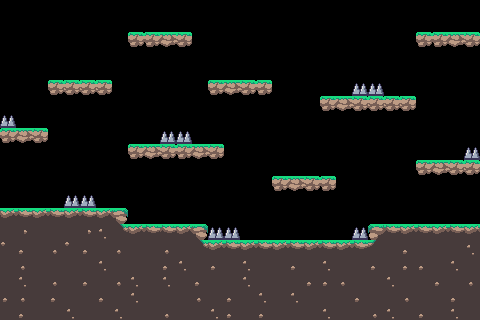

Below is a game level as drawn by its tile map, then a one-line description and the .tmx file that defines it, in full:
An orthogonal 30x20 tile map with 16x16 px tiles, 2 tile layers (Ground, Spikes), 3 tilesets and 5 objects.

<map version="1.5" tiledversion="1.7.1" orientation="orthogonal" renderorder="right-down" width="30" height="20" tilewidth="16" tileheight="16" infinite="0" nextlayerid="4" nextobjectid="10">
 <tileset firstgid="1" name="tileset forest" tilewidth="16" tileheight="16" tilecount="72" columns="12">
  <image source="../image/tileset forest.png" trans="ffffff" width="192" height="96" />
 </tileset>
 <tileset firstgid="73" name="spikes" tilewidth="16" tileheight="16" tilecount="4" columns="4">
  <image source="../image/spikes.png" trans="ffffff" width="64" height="16" />
 </tileset>
 <tileset firstgid="77" name="coin" tilewidth="16" tileheight="16" tilecount="4" columns="4">
  <image source="../image/coin.png" trans="ffffff" width="64" height="16" />
 </tileset>
 <layer id="1" name="Ground" width="30" height="20">
  <data encoding="csv">
0,0,0,0,0,0,0,0,0,0,0,0,0,0,0,0,0,0,0,0,0,0,0,0,0,0,0,0,0,0,
0,0,0,0,0,0,0,0,0,0,0,0,0,0,0,0,0,0,0,0,0,0,0,0,0,0,0,0,0,0,
0,0,0,0,0,0,0,0,21,45,46,47,0,0,0,0,0,0,0,0,0,0,0,0,0,0,21,45,46,47,
0,0,0,0,0,0,0,0,0,0,0,0,0,0,0,0,0,0,0,0,0,0,0,0,0,0,0,0,0,0,
0,0,0,0,0,0,0,0,0,0,0,0,0,0,0,0,0,0,0,0,0,0,0,0,0,0,0,0,0,0,
0,0,0,21,47,47,47,0,0,0,0,0,0,45,46,47,21,0,0,0,0,0,0,0,0,0,0,0,0,0,
0,0,0,0,0,0,0,0,0,0,0,0,0,0,0,0,0,0,0,0,45,46,47,47,47,47,0,0,0,0,
0,0,0,0,0,0,0,0,0,0,0,0,0,0,0,0,0,0,0,0,0,0,0,0,0,0,0,0,0,0,
45,46,47,0,0,0,0,0,0,0,0,0,0,0,0,0,0,0,0,0,0,0,0,0,0,0,0,0,0,0,
0,0,0,0,0,0,0,0,45,46,47,45,46,47,0,0,0,0,0,0,0,0,0,0,0,0,0,0,0,0,
0,0,0,0,0,0,0,0,0,0,0,0,0,0,0,0,0,0,0,0,0,0,0,0,0,0,45,46,47,47,
0,0,0,0,0,0,0,0,0,0,0,0,0,0,0,0,0,45,46,47,21,0,0,0,0,0,0,0,0,0,
0,0,0,0,0,0,0,0,0,0,0,0,0,0,0,0,0,0,0,0,0,0,0,0,0,0,0,0,0,0,
17,16,17,16,17,16,17,18,0,0,0,0,0,0,0,0,0,0,0,0,0,0,0,0,0,0,0,0,0,0,
41,28,41,41,41,28,29,30,17,16,16,17,18,0,0,0,0,0,0,0,0,0,0,15,16,17,16,17,16,17,
39,40,41,42,39,40,41,42,41,41,42,41,30,17,16,17,16,17,16,17,16,17,16,27,41,40,41,41,41,29,
41,42,41,41,41,41,29,41,41,41,40,29,41,40,41,29,41,41,40,41,29,41,41,40,41,40,40,41,29,41,
41,29,41,42,41,40,41,42,29,41,29,41,40,41,41,29,41,41,41,40,40,42,41,41,29,41,41,40,41,42,
40,42,41,40,41,41,40,41,29,41,41,41,42,41,40,41,29,41,29,41,41,41,40,41,41,42,41,41,40,41,
41,40,41,41,29,41,41,29,41,41,42,41,41,29,40,41,40,41,41,41,29,41,41,42,29,41,40,41,29,41
</data>
 </layer>
 <layer id="2" name="Spikes" width="30" height="20">
  <data encoding="csv">
0,0,0,0,0,0,0,0,0,0,0,0,0,0,0,0,0,0,0,0,0,0,0,0,0,0,0,0,0,0,
0,0,0,0,0,0,0,0,0,0,0,0,0,0,0,0,0,0,0,0,0,0,0,0,0,0,0,0,0,0,
0,0,0,0,0,0,0,0,0,0,0,0,0,0,0,0,0,0,0,0,0,0,0,0,0,0,0,0,0,0,
0,0,0,0,0,0,0,0,0,0,0,0,0,0,0,0,0,0,0,0,0,0,0,0,0,0,0,0,0,0,
0,0,0,0,0,0,0,0,0,0,0,0,0,0,0,0,0,0,0,0,0,0,0,0,0,0,0,0,0,0,
0,0,0,0,0,0,0,0,0,0,0,0,0,0,0,0,0,0,0,0,0,0,73,73,0,0,0,0,0,0,
0,0,0,0,0,0,0,0,0,0,0,0,0,0,0,0,0,0,0,0,0,0,0,0,0,0,0,0,0,0,
73,0,0,0,0,0,0,0,0,0,0,0,0,0,0,0,0,0,0,0,0,0,0,0,0,0,0,0,0,0,
0,0,0,0,0,0,0,0,0,0,73,73,0,0,0,0,0,0,0,0,0,0,0,0,0,0,0,0,0,0,
0,0,0,0,0,0,0,0,0,0,0,0,0,0,0,0,0,0,0,0,0,0,0,0,0,0,0,0,0,73,
0,0,0,0,0,0,0,0,0,0,0,0,0,0,0,0,0,0,0,0,0,0,0,0,0,0,0,0,0,0,
0,0,0,0,0,0,0,0,0,0,0,0,0,0,0,0,0,0,0,0,0,0,0,0,0,0,0,0,0,0,
0,0,0,0,73,73,0,0,0,0,0,0,0,0,0,0,0,0,0,0,0,0,0,0,0,0,0,0,0,0,
0,0,0,0,0,0,0,0,0,0,0,0,0,0,0,0,0,0,0,0,0,0,0,0,0,0,0,0,0,0,
0,0,0,0,0,0,0,0,0,0,0,0,0,73,73,0,0,0,0,0,0,0,73,0,0,0,0,0,0,0,
0,0,0,0,0,0,0,0,0,0,0,0,0,0,0,0,0,0,0,0,0,0,0,0,0,0,0,0,0,0,
0,0,0,0,0,0,0,0,0,0,0,0,0,0,0,0,0,0,0,0,0,0,0,0,0,0,0,0,0,0,
0,0,0,0,0,0,0,0,0,0,0,0,0,0,0,0,0,0,0,0,0,0,0,0,0,0,0,0,0,0,
0,0,0,0,0,0,0,0,0,0,0,0,0,0,0,0,0,0,0,0,0,0,0,0,0,0,0,0,0,0,
0,0,0,0,0,0,0,0,0,0,0,0,0,0,0,0,0,0,0,0,0,0,0,0,0,0,0,0,0,0
</data>
 </layer>
 <objectgroup id="3" name="PickUp">
  <object id="4" gid="77" x="288" y="176" width="16" height="16" />
  <object id="5" gid="77" x="464" y="32" width="16" height="16" />
  <object id="6" gid="77" x="240" y="80" width="16" height="16" />
  <object id="7" gid="77" x="48" y="80" width="16" height="16" />
  <object id="9" gid="77" x="464" y="224" width="16" height="16" />
 </objectgroup>
</map>
